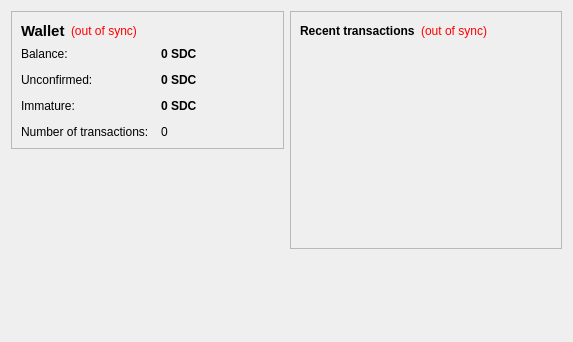
<?xml version="1.0" encoding="UTF-8"?>
<ui version="4.0">
 <class>OverviewPage</class>
 <widget class="QWidget" name="OverviewPage">
  <property name="geometry">
   <rect>
    <x>0</x>
    <y>0</y>
    <width>573</width>
    <height>342</height>
   </rect>
  </property>
  <property name="windowTitle">
   <string>Form</string>
  </property>
  <layout class="QHBoxLayout" name="horizontalLayout" stretch="1,1">
   <item>
    <layout class="QVBoxLayout" name="verticalLayout_2">
     <item>
      <widget class="QFrame" name="frame">
       <property name="frameShape">
        <enum>QFrame::StyledPanel</enum>
       </property>
       <property name="frameShadow">
        <enum>QFrame::Raised</enum>
       </property>
       <layout class="QVBoxLayout" name="verticalLayout_4">
        <item>
         <layout class="QHBoxLayout" name="horizontalLayout_4">
          <item>
           <widget class="QLabel" name="label_5">
            <property name="font">
             <font>
              <pointsize>11</pointsize>
              <weight>75</weight>
              <bold>true</bold>
             </font>
            </property>
            <property name="text">
             <string>Wallet</string>
            </property>
           </widget>
          </item>
          <item>
           <widget class="QLabel" name="labelWalletStatus">
            <property name="toolTip">
             <string>The displayed information may be out of date. Your wallet automatically synchronizes with the ShadowCoin network after a connection is established, but this process has not completed yet.</string>
            </property>
            <property name="styleSheet">
             <string notr="true">QLabel { color: red; }</string>
            </property>
            <property name="text">
             <string notr="true">(out of sync)</string>
            </property>
            <property name="alignment">
             <set>Qt::AlignLeading|Qt::AlignLeft|Qt::AlignVCenter</set>
            </property>
           </widget>
          </item>
          <item>
           <spacer name="horizontalSpacer_2">
            <property name="orientation">
             <enum>Qt::Horizontal</enum>
            </property>
            <property name="sizeHint" stdset="0">
             <size>
              <width>40</width>
              <height>20</height>
             </size>
            </property>
           </spacer>
          </item>
         </layout>
        </item>
        <item>
         <layout class="QFormLayout" name="formLayout_2">
          <property name="fieldGrowthPolicy">
           <enum>QFormLayout::AllNonFixedFieldsGrow</enum>
          </property>
          <property name="horizontalSpacing">
           <number>12</number>
          </property>
          <property name="verticalSpacing">
           <number>12</number>
          </property>
          <item row="0" column="0">
           <widget class="QLabel" name="label">
            <property name="text">
             <string>Balance:</string>
            </property>
           </widget>
          </item>
          <item row="0" column="1">
           <widget class="QLabel" name="labelBalance">
            <property name="font">
             <font>
              <weight>75</weight>
              <bold>true</bold>
             </font>
            </property>
            <property name="cursor">
             <cursorShape>IBeamCursor</cursorShape>
            </property>
            <property name="toolTip">
             <string>Your current balance</string>
            </property>
            <property name="text">
             <string notr="true">0 SDC</string>
            </property>
            <property name="textInteractionFlags">
             <set>Qt::LinksAccessibleByMouse|Qt::TextSelectableByKeyboard|Qt::TextSelectableByMouse</set>
            </property>
           </widget>
          </item>
          <item row="1" column="0">
           <widget class="QLabel" name="label_3">
            <property name="text">
             <string>Unconfirmed:</string>
            </property>
           </widget>
          </item>
          <item row="1" column="1">
           <widget class="QLabel" name="labelUnconfirmed">
            <property name="font">
             <font>
              <weight>75</weight>
              <bold>true</bold>
             </font>
            </property>
            <property name="cursor">
             <cursorShape>IBeamCursor</cursorShape>
            </property>
            <property name="toolTip">
             <string>Total of transactions that have yet to be confirmed, and do not yet count toward the current balance</string>
            </property>
            <property name="text">
             <string notr="true">0 SDC</string>
            </property>
            <property name="textInteractionFlags">
             <set>Qt::LinksAccessibleByMouse|Qt::TextSelectableByKeyboard|Qt::TextSelectableByMouse</set>
            </property>
           </widget>
          </item>
          <item row="3" column="0">
           <widget class="QLabel" name="label_2">
            <property name="text">
             <string>Number of transactions:</string>
            </property>
           </widget>
          </item>
          <item row="3" column="1">
           <widget class="QLabel" name="labelNumTransactions">
            <property name="toolTip">
             <string>Total number of transactions in wallet</string>
            </property>
            <property name="text">
             <string notr="true">0</string>
            </property>
           </widget>
          </item>
          <item row="2" column="0">
           <widget class="QLabel" name="labelImmatureText">
            <property name="text">
             <string>Immature:</string>
            </property>
           </widget>
          </item>
          <item row="2" column="1">
           <widget class="QLabel" name="labelImmature">
            <property name="font">
             <font>
              <weight>75</weight>
              <bold>true</bold>
             </font>
            </property>
            <property name="toolTip">
             <string>Mined balance that has not yet matured</string>
            </property>
            <property name="text">
             <string notr="true">0 SDC</string>
            </property>
            <property name="textInteractionFlags">
             <set>Qt::LinksAccessibleByMouse|Qt::TextSelectableByKeyboard|Qt::TextSelectableByMouse</set>
            </property>
           </widget>
          </item>
         </layout>
        </item>
       </layout>
      </widget>
     </item>
     <item>
      <spacer name="verticalSpacer">
       <property name="orientation">
        <enum>Qt::Vertical</enum>
       </property>
       <property name="sizeHint" stdset="0">
        <size>
         <width>20</width>
         <height>40</height>
        </size>
       </property>
      </spacer>
     </item>
    </layout>
   </item>
   <item>
    <layout class="QVBoxLayout" name="verticalLayout_3">
     <item>
      <widget class="QFrame" name="frame_2">
       <property name="frameShape">
        <enum>QFrame::StyledPanel</enum>
       </property>
       <property name="frameShadow">
        <enum>QFrame::Raised</enum>
       </property>
       <layout class="QVBoxLayout" name="verticalLayout">
        <item>
         <layout class="QHBoxLayout" name="horizontalLayout_2">
          <item>
           <widget class="QLabel" name="label_4">
            <property name="text">
             <string>&lt;b&gt;Recent transactions&lt;/b&gt;</string>
            </property>
           </widget>
          </item>
          <item>
           <widget class="QLabel" name="labelTransactionsStatus">
            <property name="toolTip">
             <string>The displayed information may be out of date. Your wallet automatically synchronizes with the ShadowCoin network after a connection is established, but this process has not completed yet.</string>
            </property>
            <property name="styleSheet">
             <string notr="true">QLabel { color: red; }</string>
            </property>
            <property name="text">
             <string notr="true">(out of sync)</string>
            </property>
            <property name="alignment">
             <set>Qt::AlignRight|Qt::AlignTrailing|Qt::AlignVCenter</set>
            </property>
           </widget>
          </item>
          <item>
           <spacer name="horizontalSpacer">
            <property name="orientation">
             <enum>Qt::Horizontal</enum>
            </property>
            <property name="sizeHint" stdset="0">
             <size>
              <width>40</width>
              <height>20</height>
             </size>
            </property>
           </spacer>
          </item>
         </layout>
        </item>
        <item>
         <widget class="QListView" name="listTransactions">
          <property name="styleSheet">
           <string notr="true">QListView { background: transparent; }</string>
          </property>
          <property name="frameShape">
           <enum>QFrame::NoFrame</enum>
          </property>
          <property name="verticalScrollBarPolicy">
           <enum>Qt::ScrollBarAlwaysOff</enum>
          </property>
          <property name="horizontalScrollBarPolicy">
           <enum>Qt::ScrollBarAlwaysOff</enum>
          </property>
          <property name="selectionMode">
           <enum>QAbstractItemView::NoSelection</enum>
          </property>
         </widget>
        </item>
       </layout>
      </widget>
     </item>
     <item>
      <spacer name="verticalSpacer_2">
       <property name="orientation">
        <enum>Qt::Vertical</enum>
       </property>
       <property name="sizeHint" stdset="0">
        <size>
         <width>20</width>
         <height>40</height>
        </size>
       </property>
      </spacer>
     </item>
    </layout>
   </item>
  </layout>
 </widget>
 <resources/>
 <connections/>
</ui>
